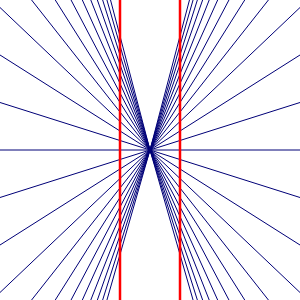
Frame 1 (no input)
Frame 60 (no input): identical to frame 1, image omitted
Frame 120 (the mouse pressed at the canvas centre since frame 60): identical to frame 1, image omitted

The p5.js sketch that drew this single still picture (run headless with seeded random() and noise() and a simulated clock; from frame 60 on, the mouse is pressed at the canvas centre):

// p5.js sketch
// ── sketch.js
const SIZE = 300;
let canvasElement;

let animate = false;

let mergeFactor = 0;
let mergeDirection = 1;

function setup() {
  canvasElement = createCanvas(SIZE, SIZE);
  canvasElement.position(
    windowWidth / 2 - SIZE / 2,
    windowHeight / 2 - SIZE / 2
  );
  canvasElement.mouseClicked(toggleAnimate)
}

function draw() {
  background(255);

  push();
  translate(width / 2, height / 2);

  stroke(0, 0, 119);
  strokeWeight(1);

  for (let i = -12; i < 12; i++) {
    let y = lerp(i * 95, 0, mergeFactor);
    line(-width, y, 0, 0);
    line(width, y, 0, 0);
  }
  pop();

  stroke(255, 0, 0);
  strokeWeight(2.5);
  line(120, 0, 120, height);
  line(180, 0, 180, height);

  if (animate) {
    mergeFactor += 0.005 * mergeDirection;

    if (mergeFactor >= 1 || mergeFactor <= 0) {
      mergeDirection *= -1;
      animate = !animate;
    }
  }
}

function toggleAnimate() {
  animate = !animate;
}

function windowResized() {
  canvasElement.position(
    windowWidth / 2 - SIZE / 2,
    windowHeight / 2 - SIZE / 2
  );
}

// ── style.css
* {
  box-sizing: border-box;
  user-select: none;
  margin: 0;
  padding: 0;
}

body {
  width: 100vw;
  height: 100vh;
  display: flex;
  justify-content: center;
  align-items: center;
  flex-direction: column;
  font-family: "Sour Gummy", sans-serif;
  background-color: #ffffff;
  overflow: hidden;
}

.container {
  display: flex;
  flex-direction: column;
  align-items: center;
}

canvas {
  display: block;
  border: 2.5px solid;
  border-radius: 0.25rem;
  position: relative;
}

p {
  margin-top: 25rem;
  padding: 1rem;
  text-align: center;
}

i {
  padding: 1rem;
  position: absolute;
  top: 10px;
  left: 10px;
  color: black;
  font-size: 2rem;
}
